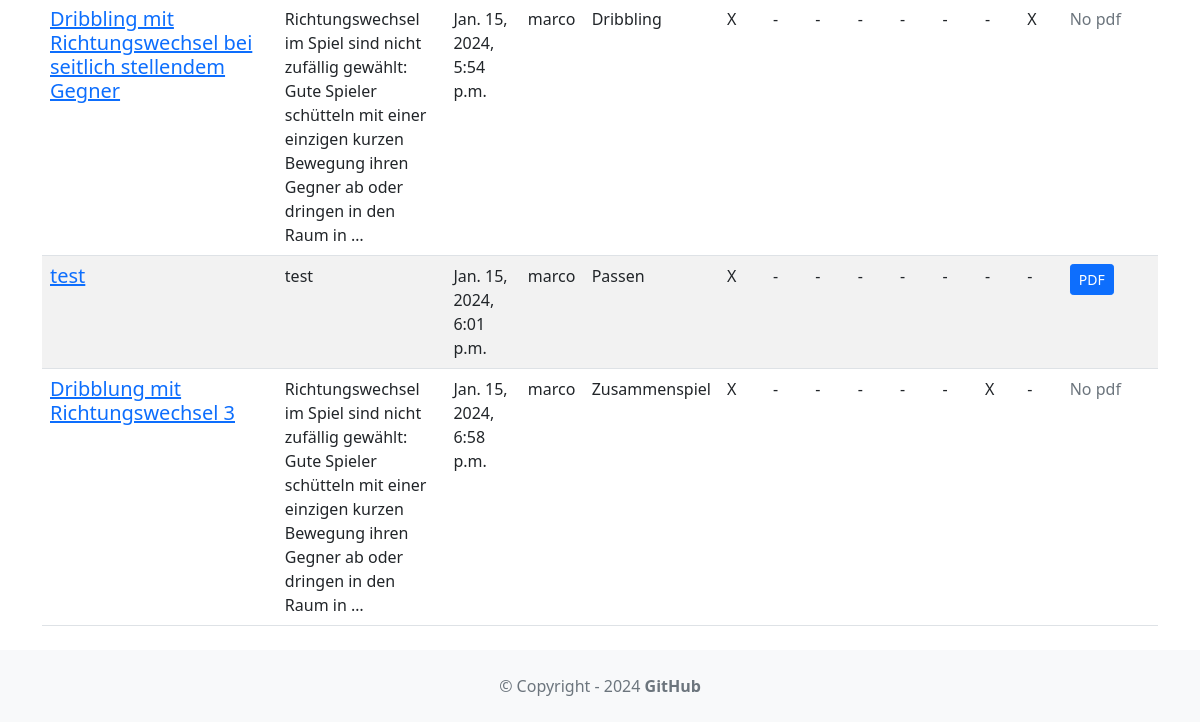
The page /exercise_table/ (lower part) on the database as committed earlier.
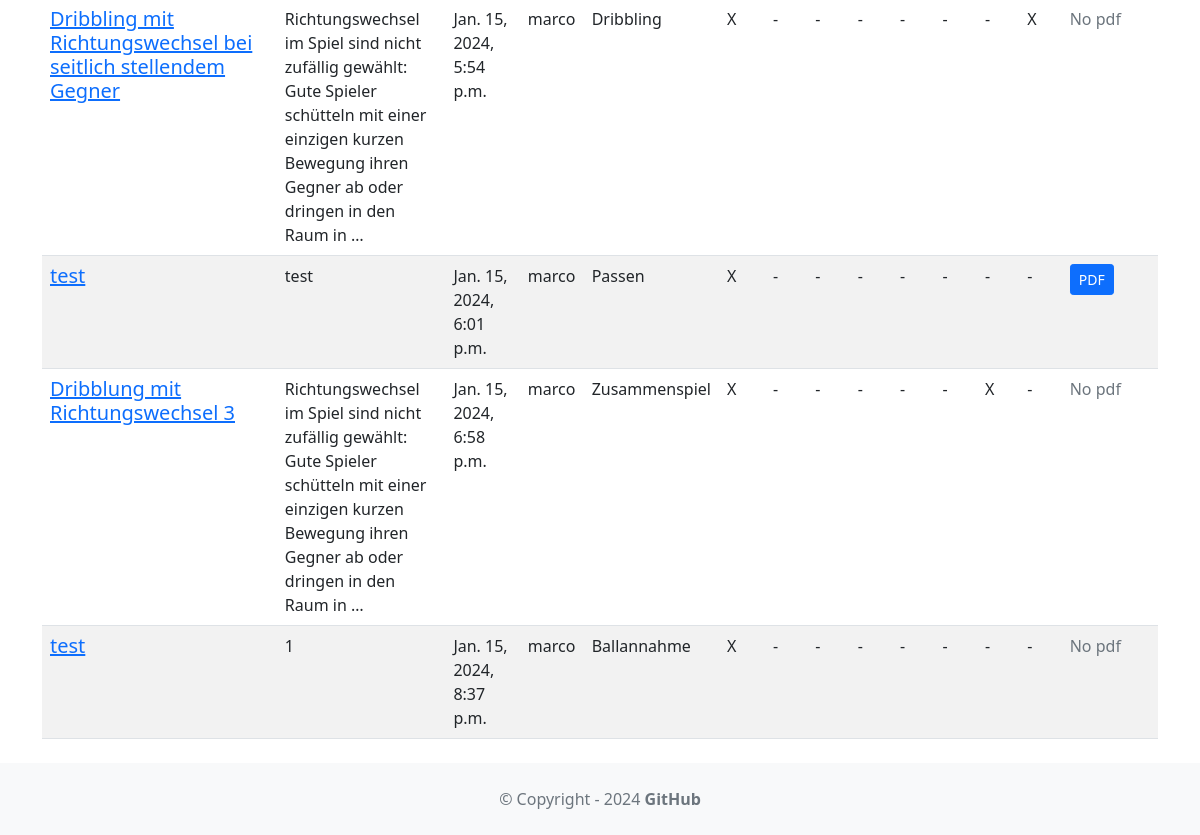
The same page on the database as committed later.
### exercise/models.py (models this page shows, shortened)
class Exercise(models.Model):
    title = models.CharField(max_length=255)
    body = models.TextField()
    created_on = models.DateTimeField(auto_now_add=True)
    last_modified = models.DateTimeField(auto_now=True)
    creator = models.ForeignKey(User, on_delete=models.SET_NULL, null=True)
    soccer_skills = models.CharField(
        max_length=50, choices=SoccerSkillTextChoices.choices, blank=True
    )
    for_adults = models.BooleanField(default=True)
    for_jun_a = models.BooleanField(default=False)
    for_jun_b = models.BooleanField(default=False)
    for_jun_c = models.BooleanField(default=False)
    for_jun_d = models.BooleanField(default=False)
    for_jun_e = models.BooleanField(default=False)
    for_jun_f = models.BooleanField(default=False)
    for_jun_g = models.BooleanField(default=False)
    image = models.ImageField(upload_to="exercise/images/", null=True, blank=True)
    pdf = models.FileField(upload_to="exercise/pdfs/", blank=True)
    youtube_link = models.URLField(blank=True, null=True)
    rating = models.IntegerField(default=0, choices=[(i, i) for i in range(0, 6)])
    average_rating = models.FloatField(default=0)

### exercise/views.py (the view)
# urls.py: path("exercise_table/", exercise_views.exercise_list, name="exercise_table"),
def exercise_list(request):
    exercises = Exercise.objects.all().order_by("created_on")
    return render(
        request,
        "exercise_list.html",
        {"page_title": "Trainingsübungen", "exercises": exercises},
    )

### exercise/templates/exercise_list.html (shortened to what this page needs)
{% extends "base.html" %}
{% block content %}
    <table class="table table-striped">
        {% for exercise in exercises %}
            <tr>
                <td><a href="{% url 'detail' exercise.id %}">
                    <h5 class="mb-2">{{ exercise.title }}</h5>
                </a>
                </td>
                <td>{{ exercise.body|linebreaksbr|truncatewords_html:24 }}</td>
                <td>{{ exercise.created_on }}</td>
                <td>{{ exercise.creator }}</td>
                <td>{{ exercise.soccer_skills.title }}</td>
                <td>{{ exercise.for_adults|yesno:"X,-" }}</td>
                <td>{{ exercise.for_jun_a|yesno:"X,-" }}</td>
                <td>{{ exercise.for_jun_b|yesno:"X,-" }}</td>
                <td>{{ exercise.for_jun_c|yesno:"X,-" }}</td>
                <td>{{ exercise.for_jun_d|yesno:"X,-" }}</td>
                <td>{{ exercise.for_jun_e|yesno:"X,-" }}</td>
                <td>{{ exercise.for_jun_f|yesno:"X,-" }}</td>
                <td>{{ exercise.for_jun_g|yesno:"X,-" }}</td>
                <td>
                    {% if exercise.pdf %}
                        <a href="{{ exercise.pdf.url }}" class="btn btn-primary btn-sm" target="_blank">
                            PDF
                        </a>
                    {% else %}
                        <span class="text-muted">No pdf</span>
                    {% endif %}
                </td>
            </tr>
        {% endfor %}
    </table>
{% endblock content %}

Rows that differ between the two databases and show on the page:
added Exercise: title "test", body "1", created_on "Jan. 15, 2024, 8:37 p.m.", creator "marco", soccer_skills "Ballannahme", for_adults "X", for_jun_a "-", for_jun_b "-", for_jun_c "-", for_jun_d "-", for_jun_e "-", for_jun_f "-", for_jun_g "-", pdf "No pdf"
